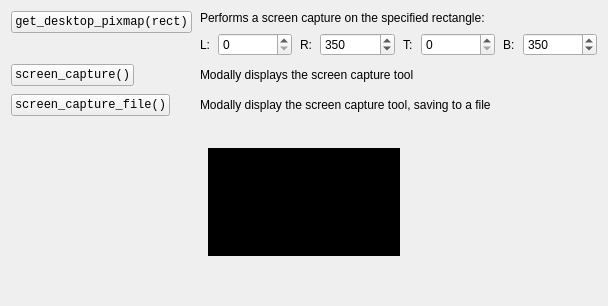
<?xml version="1.0" encoding="UTF-8"?>
<ui version="4.0">
 <class>ScreenCaptureWidgetDemoUI</class>
 <widget class="QWidget" name="ScreenCaptureWidgetDemoUI">
  <property name="geometry">
   <rect>
    <x>0</x>
    <y>0</y>
    <width>608</width>
    <height>306</height>
   </rect>
  </property>
  <property name="sizePolicy">
   <sizepolicy hsizetype="Expanding" vsizetype="Expanding">
    <horstretch>0</horstretch>
    <verstretch>0</verstretch>
   </sizepolicy>
  </property>
  <property name="windowTitle">
   <string>Form</string>
  </property>
  <layout class="QVBoxLayout" name="verticalLayout" stretch="0,0,0,1">
   <item>
    <layout class="QFormLayout" name="top_layout">
     <property name="horizontalSpacing">
      <number>8</number>
     </property>
     <property name="verticalSpacing">
      <number>8</number>
     </property>
     <item row="0" column="0">
      <widget class="QPushButton" name="get_desktop_pixmap_btn">
       <property name="font">
        <font>
         <family>Courier New</family>
        </font>
       </property>
       <property name="text">
        <string>get_desktop_pixmap(rect)</string>
       </property>
      </widget>
     </item>
     <item row="0" column="1">
      <layout class="QVBoxLayout" name="get_desktop_pixmap_desc_layout" stretch="1,0">
       <item>
        <widget class="QLabel" name="get_desktop_pixmap_desc">
         <property name="text">
          <string>Performs a screen capture on the specified rectangle:</string>
         </property>
         <property name="wordWrap">
          <bool>false</bool>
         </property>
        </widget>
       </item>
       <item>
        <layout class="QHBoxLayout" name="get_desktop_pixmap_rect_layout" stretch="0,1,0,1,0,1,0,1">
         <item>
          <widget class="QLabel" name="left_lbl">
           <property name="text">
            <string>L:</string>
           </property>
          </widget>
         </item>
         <item>
          <widget class="QSpinBox" name="left_spin">
           <property name="maximum">
            <number>2048</number>
           </property>
          </widget>
         </item>
         <item>
          <widget class="QLabel" name="right_lbl">
           <property name="text">
            <string>R:</string>
           </property>
          </widget>
         </item>
         <item>
          <widget class="QSpinBox" name="right_spin">
           <property name="maximum">
            <number>2048</number>
           </property>
           <property name="value">
            <number>350</number>
           </property>
          </widget>
         </item>
         <item>
          <widget class="QLabel" name="top_lbl">
           <property name="text">
            <string>T:</string>
           </property>
          </widget>
         </item>
         <item>
          <widget class="QSpinBox" name="top_spin">
           <property name="maximum">
            <number>2048</number>
           </property>
          </widget>
         </item>
         <item>
          <widget class="QLabel" name="bottom_lbl">
           <property name="text">
            <string>B:</string>
           </property>
          </widget>
         </item>
         <item>
          <widget class="QSpinBox" name="bottom_spin">
           <property name="maximum">
            <number>2048</number>
           </property>
           <property name="value">
            <number>350</number>
           </property>
          </widget>
         </item>
        </layout>
       </item>
      </layout>
     </item>
     <item row="1" column="0">
      <widget class="QPushButton" name="screen_capture_btn">
       <property name="font">
        <font>
         <family>Courier New</family>
        </font>
       </property>
       <property name="text">
        <string>screen_capture()</string>
       </property>
      </widget>
     </item>
     <item row="1" column="1">
      <widget class="QLabel" name="screen_capture_desc">
       <property name="text">
        <string>Modally displays the screen capture tool</string>
       </property>
      </widget>
     </item>
     <item row="2" column="0">
      <widget class="QPushButton" name="screen_capture_file_btn">
       <property name="font">
        <font>
         <family>Courier New</family>
        </font>
       </property>
       <property name="text">
        <string>screen_capture_file()</string>
       </property>
      </widget>
     </item>
     <item row="2" column="1">
      <widget class="QLabel" name="screen_capture_file_lbl">
       <property name="text">
        <string>Modally display the screen capture tool, saving to a file</string>
       </property>
      </widget>
     </item>
    </layout>
   </item>
   <item>
    <layout class="QHBoxLayout" name="output_layout">
     <item>
      <spacer name="output_left_spacer">
       <property name="orientation">
        <enum>Qt::Horizontal</enum>
       </property>
       <property name="sizeHint" stdset="0">
        <size>
         <width>40</width>
         <height>20</height>
        </size>
       </property>
      </spacer>
     </item>
     <item>
      <widget class="QLabel" name="output_file">
       <property name="font">
        <font>
         <italic>true</italic>
        </font>
       </property>
       <property name="styleSheet">
        <string notr="true">QLabel {
    color: #888888;
}</string>
       </property>
       <property name="text">
        <string/>
       </property>
       <property name="alignment">
        <set>Qt::AlignCenter</set>
       </property>
       <property name="textInteractionFlags">
        <set>Qt::LinksAccessibleByMouse|Qt::TextSelectableByMouse</set>
       </property>
      </widget>
     </item>
     <item>
      <spacer name="output_right_spacer">
       <property name="orientation">
        <enum>Qt::Horizontal</enum>
       </property>
       <property name="sizeHint" stdset="0">
        <size>
         <width>40</width>
         <height>20</height>
        </size>
       </property>
      </spacer>
     </item>
    </layout>
   </item>
   <item>
    <layout class="QHBoxLayout" name="results_layout">
     <item>
      <spacer name="results_left_spacer">
       <property name="orientation">
        <enum>Qt::Horizontal</enum>
       </property>
       <property name="sizeHint" stdset="0">
        <size>
         <width>40</width>
         <height>20</height>
        </size>
       </property>
      </spacer>
     </item>
     <item>
      <widget class="QLabel" name="results_pixmap">
       <property name="sizePolicy">
        <sizepolicy hsizetype="Preferred" vsizetype="Preferred">
         <horstretch>0</horstretch>
         <verstretch>0</verstretch>
        </sizepolicy>
       </property>
       <property name="minimumSize">
        <size>
         <width>192</width>
         <height>108</height>
        </size>
       </property>
       <property name="styleSheet">
        <string notr="true">QLabel {
    background-color: #000000;
    border: 1px solid #000000;
}</string>
       </property>
       <property name="frameShape">
        <enum>QFrame::NoFrame</enum>
       </property>
       <property name="text">
        <string/>
       </property>
       <property name="alignment">
        <set>Qt::AlignCenter</set>
       </property>
      </widget>
     </item>
     <item>
      <spacer name="results_right_spacer">
       <property name="orientation">
        <enum>Qt::Horizontal</enum>
       </property>
       <property name="sizeHint" stdset="0">
        <size>
         <width>40</width>
         <height>20</height>
        </size>
       </property>
      </spacer>
     </item>
    </layout>
   </item>
   <item>
    <widget class="QLabel" name="dummy_label">
     <property name="text">
      <string/>
     </property>
    </widget>
   </item>
  </layout>
  <zorder>output_file</zorder>
  <zorder></zorder>
  <zorder>dummy_label</zorder>
  <zorder>output_left_spacer</zorder>
  <zorder>output_right_spacer</zorder>
 </widget>
 <resources/>
 <connections/>
</ui>
